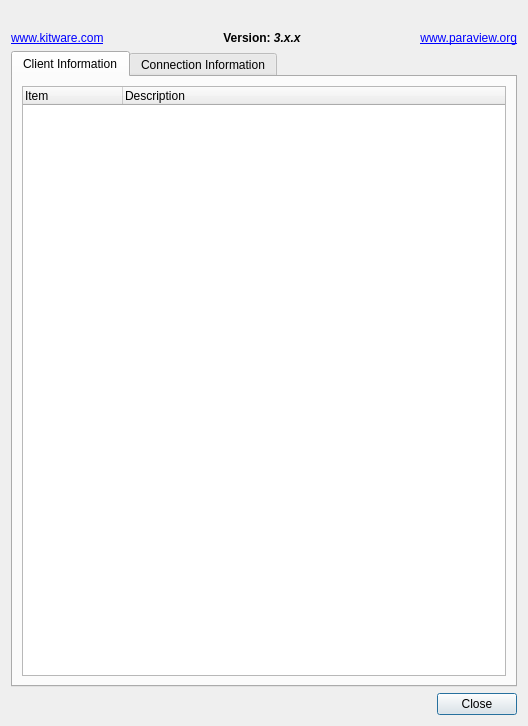
<?xml version="1.0" encoding="UTF-8"?>
<ui version="4.0">
 <class>pqAboutDialog</class>
 <widget class="QDialog" name="pqAboutDialog">
  <property name="geometry">
   <rect>
    <x>0</x>
    <y>0</y>
    <width>528</width>
    <height>726</height>
   </rect>
  </property>
  <property name="sizePolicy">
   <sizepolicy hsizetype="Minimum" vsizetype="Minimum">
    <horstretch>0</horstretch>
    <verstretch>0</verstretch>
   </sizepolicy>
  </property>
  <property name="windowTitle">
   <string>About ParaView</string>
  </property>
  <property name="modal">
   <bool>true</bool>
  </property>
  <layout class="QVBoxLayout" name="verticalLayout">
   <item>
    <widget class="QLabel" name="Image">
     <property name="text">
      <string/>
     </property>
     <property name="pixmap">
      <pixmap resource="../pqComponents.qrc">:/pqWidgets/Icons/PVSplashScreen.png</pixmap>
     </property>
     <property name="alignment">
      <set>Qt::AlignCenter</set>
     </property>
    </widget>
   </item>
   <item>
    <layout class="QHBoxLayout" name="horizontalLayout" stretch="0,1,0">
     <item>
      <widget class="QLabel" name="label_3">
       <property name="text">
        <string>&lt;a href=\&quot;http://www.kitware.com\&quot;&gt;www.kitware.com&lt;/a&gt;</string>
       </property>
      </widget>
     </item>
     <item>
      <widget class="QLabel" name="VersionLabel">
       <property name="text">
        <string>&lt;html&gt;&lt;b&gt;Version: &lt;i&gt;3.x.x&lt;/i&gt;&lt;/b&gt;&lt;/html&gt;</string>
       </property>
       <property name="textFormat">
        <enum>Qt::AutoText</enum>
       </property>
       <property name="alignment">
        <set>Qt::AlignCenter</set>
       </property>
      </widget>
     </item>
     <item>
      <widget class="QLabel" name="label_2">
       <property name="text">
        <string>&lt;a href=\&quot;http://www.paraview.org\&quot;&gt;www.paraview.org&lt;/a&gt;</string>
       </property>
       <property name="textFormat">
        <enum>Qt::RichText</enum>
       </property>
       <property name="alignment">
        <set>Qt::AlignRight|Qt::AlignTrailing|Qt::AlignVCenter</set>
       </property>
      </widget>
     </item>
    </layout>
   </item>
   <item>
    <widget class="QTabWidget" name="tabWidget">
     <property name="currentIndex">
      <number>0</number>
     </property>
     <widget class="QWidget" name="tabClient">
      <attribute name="title">
       <string>Client Information</string>
      </attribute>
      <layout class="QVBoxLayout">
       <property name="spacing">
        <number>6</number>
       </property>
       <property name="margin">
        <number>9</number>
       </property>
       <item>
        <widget class="QTreeWidget" name="ClientInformation">
         <property name="alternatingRowColors">
          <bool>true</bool>
         </property>
         <property name="rootIsDecorated">
          <bool>false</bool>
         </property>
         <column>
          <property name="text">
           <string>Item</string>
          </property>
         </column>
         <column>
          <property name="text">
           <string>Description</string>
          </property>
         </column>
        </widget>
       </item>
      </layout>
     </widget>
     <widget class="QWidget" name="tabServer">
      <attribute name="title">
       <string>Connection Information</string>
      </attribute>
      <layout class="QGridLayout">
       <property name="margin">
        <number>9</number>
       </property>
       <property name="spacing">
        <number>6</number>
       </property>
       <item row="0" column="0">
        <widget class="QTreeWidget" name="ServerInformation">
         <property name="alternatingRowColors">
          <bool>true</bool>
         </property>
         <property name="rootIsDecorated">
          <bool>false</bool>
         </property>
         <column>
          <property name="text">
           <string>Item</string>
          </property>
         </column>
         <column>
          <property name="text">
           <string>Description</string>
          </property>
         </column>
        </widget>
       </item>
      </layout>
     </widget>
    </widget>
   </item>
   <item>
    <widget class="QDialogButtonBox" name="buttonBox">
     <property name="standardButtons">
      <set>QDialogButtonBox::Close</set>
     </property>
    </widget>
   </item>
  </layout>
 </widget>
 <resources>
  <include location="../pqComponents.qrc"/>
 </resources>
 <connections>
  <connection>
   <sender>buttonBox</sender>
   <signal>rejected()</signal>
   <receiver>pqAboutDialog</receiver>
   <slot>accept()</slot>
   <hints>
    <hint type="sourcelabel">
     <x>263</x>
     <y>703</y>
    </hint>
    <hint type="destinationlabel">
     <x>263</x>
     <y>362</y>
    </hint>
   </hints>
  </connection>
 </connections>
</ui>
